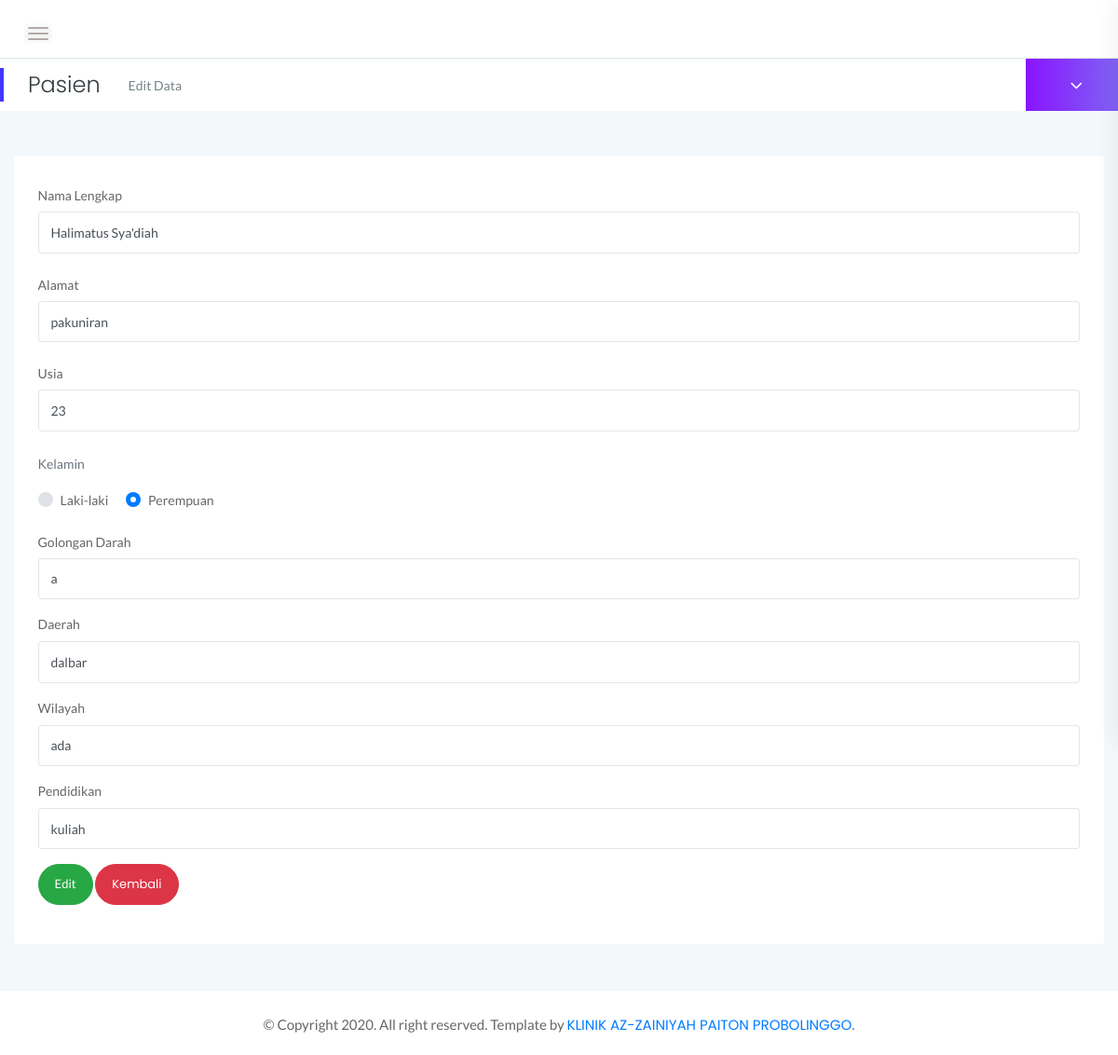
Page /C_pasien2/edit/1 on the committed database.
### tables this page shows
CREATE TABLE `tb_pasien` (
  `id_pasien` int(11) NOT NULL,
  `nama` varchar(30) NOT NULL,
  `alamat` varchar(30) NOT NULL,
  `usia` varchar(2) NOT NULL,
  `kelamin` varchar(1) NOT NULL,
  `gol_darah` varchar(3) NOT NULL,
  `daerah` varchar(30) NOT NULL,
  `wilayah` varchar(20) NOT NULL,
  `pendidikan` varchar(20) NOT NULL,
  `nis_nik` varchar(200) NOT NULL,
  `status` varchar(200) NOT NULL
);

### application/controllers/C_pasien2.php (called while the page is built, shortened)
<?php
class C_pasien2 extends CI_Controller {
    public function __construct() {
        $this->load->model('M_pasien2');
        $this->load->helper('url');
    }
    public function edit($id) {
        if ($this->input->post('bt_simpan')) {
            $this->M_pasien2->edit($id);
            $data['contents'] = 'app_poli/pasien/v_edit';
            $this->load->view('app_poli/v_template_poli', $data);
            redirect('C_pasien2');
        } else {
            $data['pasien'] = $this->M_pasien2->detail($id);
            $data['judul1'] = 'Pasien';
            $data['judul2'] = 'Edit Data';
            $data['contents'] = 'app_poli/pasien/v_edit';
            $this->load->view('app_poli/v_template_poli', $data);
        }
    }
}

### index.php (called while the page is built, shortened)
<?php
require_once BASEPATH.'core/CodeIgniter.php';

### application/models/M_pasien2.php (called while the page is built, shortened)
<?php
class M_pasien2 extends CI_Model {
    public function detail($id) {
        return $this->db->where('id_pasien', $id)
                        ->get('tb_pasien')
                        ->row();
    }
}
?>

### application/views/app_poli/pasien/v_edit.php (the view, shortened to what this page needs)
<div class="main-content-inner">
    <div class="row">
        <div class="col-lg-6 col-ml-12">
            <div class="row">
                <div class="col-12 mt-5">
                    <div class="card">
                        <div class="card-body">
                            <form action="<?=  base_url().'C_pasien2/edit/'.$pasien->id_pasien?>" method="post">
                                <div class="form-group">
                                    <label for="example-text-input" class="col-form-label">Nama Lengkap</label>
                                    <input class="form-control" type="text" name="nama" value="<?= $pasien->nama?>" placeholder="Nama Lengkap" required="">
                                </div>
                                <div class="form-group">
                                    <label for="example-search-input" class="col-form-label">Alamat</label>
                                    <input class="form-control" type="text" name="alamat" value="<?= $pasien->alamat?>" placeholder="Alamat" required="">
                                </div>
                                <div class="form-group">
                                    <label for="example-email-input" class="col-form-label">Usia</label>
                                    <input class="form-control" type="text" name="usia" value="<?= $pasien->usia?>" placeholder="Usia" required="">
                                </div>
                                <div class="form-group">
                                    <label class="text-muted mb-3 mt-4 d-block">Kelamin</label>
                                    <div class="custom-control custom-radio custom-control-inline">
                                        <label class="custom-control-label" for="customRadio4">Laki-laki</label>
                                    </div>
                                    <div class="custom-control custom-radio custom-control-inline">
                                        <label class="custom-control-label" for="customRadio5">Perempuan</label>
                                    </div>
                                </div>
                                <div class="form-group">
                                    <label for="example-tel-input" class="col-form-label">Golongan Darah</label>
                                    <input class="form-control" type="text" name="gol_darah" value="<?= $pasien->gol_darah?>" placeholder="Golongan Darah" required="">
                                </div>
                                <div class="form-group">
                                    <label for="inputPassword" class="">Daerah</label>
                                    <input type="text" class="form-control" name="daerah" value="<?= $pasien->daerah?>" placeholder="Daerah" required="">
                                </div>
                                <div class="form-group">
                                    <label for="inputPassword" class="">Wilayah</label>
                                    <input type="text" class="form-control" name="wilayah" value="<?= $pasien->wilayah?>" placeholder="Wilayah" required="">
                                </div>
                                <div class="form-group">
                                    <label for="inputPassword" class="">Pendidikan</label>
                                    <input type="text" class="form-control" name="pendidikan" value="<?= $pasien->pendidikan?>" placeholder="Pendidikan" required="">
                                </div>
                                <input type="submit" name="bt_simpan" class="btn btn-rounded btn-success mb-3" value="Edit">
                                <a href="<?=  base_url().'C_pasien2'?>" class="btn btn-rounded btn-danger mb-3">Kembali</a>
                            </form>
                        </div>
                    </div>
                </div>
            </div>
        </div>
    </div>
</div>

### assets/css/styles.css (style rules this page uses)
.card { border: none; border-radius: 4px; background-color: #fff; -webkit-transition: all 0.3s ease 0s; transition: all 0.3s ease 0s; }
.card-body { padding: 25.6px; padding: 1.6rem; }
.main-content-inner { padding: 0 30px 50px; }
.btn { padding: 11px 17px; font-size: 13px; letter-spacing: 0; }
.btn-rounded { border-radius: 50px; }
.form-control, .form-control:focus { outline: none; box-shadow: none; }
.form-control { font-size: 14px; border: 1px solid rgba(170, 170, 170, .3); padding: 10.72px 12.8px; padding: .67rem .8rem; }
label { font-weight: 500; color: #666; display: inline-block; margin-bottom: 8px; margin-bottom: .5rem; }
.custom-control-label { margin-top: 2px; }

### rows in the picture
tb_pasien: nama "Halimatus Sya'diah", alamat "pakuniran", usia "23", gol_darah "a", daerah "dalbar", wilayah "ada", pendidikan "kuliah"

### other values in the picture
$judul1 "Pasien"
$judul2 "Edit Data"
